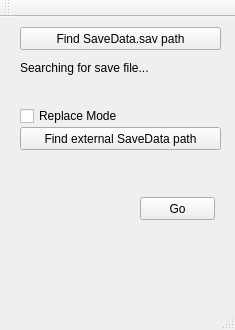
<?xml version="1.0" encoding="UTF-8"?>
<ui version="4.0">
 <class>hotlineSave</class>
 <widget class="QMainWindow" name="hotlineSave">
  <property name="geometry">
   <rect>
    <x>0</x>
    <y>0</y>
    <width>235</width>
    <height>330</height>
   </rect>
  </property>
  <property name="windowTitle">
   <string>hotlineSave</string>
  </property>
  <widget class="QWidget" name="centralWidget">
   <widget class="QPushButton" name="pushButton">
    <property name="geometry">
     <rect>
      <x>20</x>
      <y>10</y>
      <width>201</width>
      <height>23</height>
     </rect>
    </property>
    <property name="text">
     <string>Find SaveData.sav path</string>
    </property>
   </widget>
   <widget class="QLabel" name="label">
    <property name="geometry">
     <rect>
      <x>20</x>
      <y>30</y>
      <width>201</width>
      <height>41</height>
     </rect>
    </property>
    <property name="text">
     <string>Searching for save file...</string>
    </property>
    <property name="wordWrap">
     <bool>true</bool>
    </property>
   </widget>
   <widget class="QPushButton" name="externalSav">
    <property name="geometry">
     <rect>
      <x>20</x>
      <y>110</y>
      <width>201</width>
      <height>23</height>
     </rect>
    </property>
    <property name="text">
     <string>Find external SaveData path</string>
    </property>
   </widget>
   <widget class="QCheckBox" name="ngPlus">
    <property name="geometry">
     <rect>
      <x>20</x>
      <y>90</y>
      <width>121</width>
      <height>18</height>
     </rect>
    </property>
    <property name="text">
     <string>Replace Mode</string>
    </property>
   </widget>
   <widget class="QLabel" name="ngPlusPath">
    <property name="geometry">
     <rect>
      <x>20</x>
      <y>140</y>
      <width>201</width>
      <height>31</height>
     </rect>
    </property>
    <property name="text">
     <string/>
    </property>
    <property name="wordWrap">
     <bool>true</bool>
    </property>
   </widget>
   <widget class="QPushButton" name="goButton">
    <property name="geometry">
     <rect>
      <x>140</x>
      <y>180</y>
      <width>75</width>
      <height>23</height>
     </rect>
    </property>
    <property name="text">
     <string>Go</string>
    </property>
   </widget>
   <widget class="QLabel" name="tmplabel">
    <property name="geometry">
     <rect>
      <x>10</x>
      <y>210</y>
      <width>211</width>
      <height>61</height>
     </rect>
    </property>
    <property name="text">
     <string/>
    </property>
    <property name="wordWrap">
     <bool>true</bool>
    </property>
   </widget>
  </widget>
  <widget class="QMenuBar" name="menuBar">
   <property name="geometry">
    <rect>
     <x>0</x>
     <y>0</y>
     <width>235</width>
     <height>20</height>
    </rect>
   </property>
  </widget>
  <widget class="QToolBar" name="mainToolBar">
   <attribute name="toolBarArea">
    <enum>TopToolBarArea</enum>
   </attribute>
   <attribute name="toolBarBreak">
    <bool>false</bool>
   </attribute>
  </widget>
  <widget class="QStatusBar" name="statusBar"/>
 </widget>
 <layoutdefault spacing="6" margin="11"/>
 <resources/>
 <connections/>
</ui>
